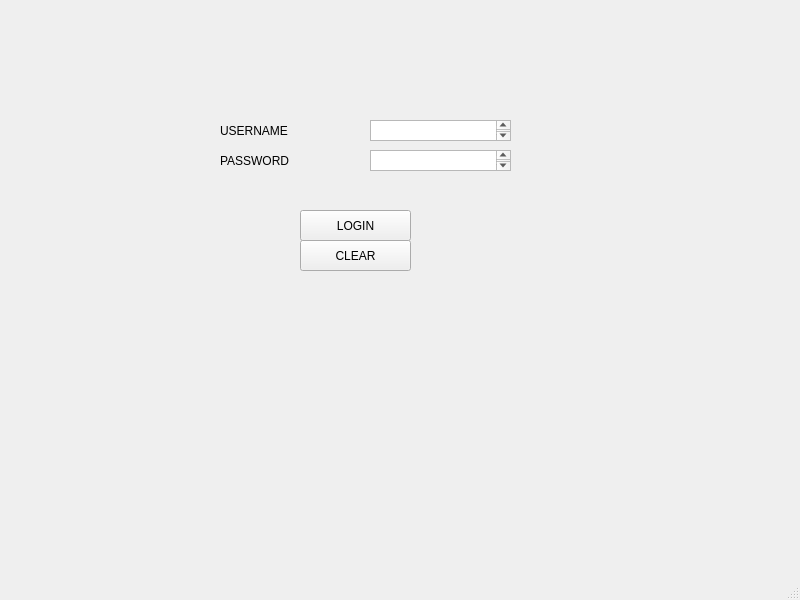
<?xml version="1.0" encoding="UTF-8"?>
<ui version="4.0">
 <class>MainWindow</class>
 <widget class="QMainWindow" name="MainWindow">
  <property name="geometry">
   <rect>
    <x>0</x>
    <y>0</y>
    <width>800</width>
    <height>600</height>
   </rect>
  </property>
  <property name="windowTitle">
   <string>MainWindow</string>
  </property>
  <widget class="QWidget" name="centralwidget">
   <widget class="QLabel" name="label">
    <property name="geometry">
     <rect>
      <x>220</x>
      <y>120</y>
      <width>81</width>
      <height>21</height>
     </rect>
    </property>
    <property name="text">
     <string>USERNAME</string>
    </property>
   </widget>
   <widget class="QLabel" name="label_2">
    <property name="geometry">
     <rect>
      <x>220</x>
      <y>150</y>
      <width>81</width>
      <height>21</height>
     </rect>
    </property>
    <property name="text">
     <string>PASSWORD</string>
    </property>
   </widget>
   <widget class="QPlainTextEdit" name="plainTextEdit">
    <property name="geometry">
     <rect>
      <x>370</x>
      <y>120</y>
      <width>141</width>
      <height>21</height>
     </rect>
    </property>
   </widget>
   <widget class="QPlainTextEdit" name="plainTextEdit_2">
    <property name="geometry">
     <rect>
      <x>370</x>
      <y>150</y>
      <width>141</width>
      <height>21</height>
     </rect>
    </property>
   </widget>
   <widget class="QPushButton" name="pushButton">
    <property name="geometry">
     <rect>
      <x>300</x>
      <y>210</y>
      <width>111</width>
      <height>31</height>
     </rect>
    </property>
    <property name="text">
     <string>LOGIN</string>
    </property>
   </widget>
   <widget class="QPushButton" name="pushButton_2">
    <property name="geometry">
     <rect>
      <x>300</x>
      <y>240</y>
      <width>111</width>
      <height>31</height>
     </rect>
    </property>
    <property name="autoFillBackground">
     <bool>false</bool>
    </property>
    <property name="text">
     <string>CLEAR</string>
    </property>
   </widget>
  </widget>
  <widget class="QMenuBar" name="menubar">
   <property name="geometry">
    <rect>
     <x>0</x>
     <y>0</y>
     <width>800</width>
     <height>33</height>
    </rect>
   </property>
  </widget>
  <widget class="QStatusBar" name="statusbar"/>
 </widget>
 <resources/>
 <connections/>
</ui>
